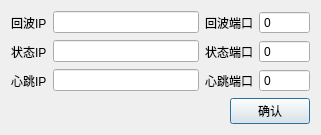
<?xml version="1.0" encoding="UTF-8"?>
<ui version="4.0">
 <class>zchxRadarChannelSettingDlg</class>
 <widget class="QDialog" name="zchxRadarChannelSettingDlg">
  <property name="geometry">
   <rect>
    <x>0</x>
    <y>0</y>
    <width>321</width>
    <height>133</height>
   </rect>
  </property>
  <property name="windowTitle">
   <string>通道设定</string>
  </property>
  <layout class="QGridLayout" name="gridLayout">
   <item row="1" column="1">
    <widget class="QLineEdit" name="controlIPLineEdit">
     <property name="minimumSize">
      <size>
       <width>0</width>
       <height>0</height>
      </size>
     </property>
     <property name="maximumSize">
      <size>
       <width>16777215</width>
       <height>16777215</height>
      </size>
     </property>
    </widget>
   </item>
   <item row="1" column="2">
    <widget class="QLabel" name="label_38">
     <property name="styleSheet">
      <string notr="true">color: rgb(0, 0, 0);</string>
     </property>
     <property name="text">
      <string>状态端口</string>
     </property>
    </widget>
   </item>
   <item row="0" column="0">
    <widget class="QLabel" name="label_34">
     <property name="styleSheet">
      <string notr="true">color: rgb(0, 0, 0);</string>
     </property>
     <property name="text">
      <string>回波IP</string>
     </property>
    </widget>
   </item>
   <item row="0" column="3">
    <widget class="QSpinBox" name="videoRecPortSpinBox">
     <property name="buttonSymbols">
      <enum>QAbstractSpinBox::NoButtons</enum>
     </property>
     <property name="maximum">
      <number>999999</number>
     </property>
    </widget>
   </item>
   <item row="1" column="0">
    <widget class="QLabel" name="label_39">
     <property name="maximumSize">
      <size>
       <width>16777215</width>
       <height>16777215</height>
      </size>
     </property>
     <property name="styleSheet">
      <string notr="true">color: rgb(0, 0, 0);</string>
     </property>
     <property name="text">
      <string>状态IP</string>
     </property>
    </widget>
   </item>
   <item row="2" column="1">
    <widget class="QLineEdit" name="heartIPLlineEdit">
     <property name="minimumSize">
      <size>
       <width>0</width>
       <height>0</height>
      </size>
     </property>
    </widget>
   </item>
   <item row="2" column="2">
    <widget class="QLabel" name="label_37">
     <property name="styleSheet">
      <string notr="true">color: rgb(0, 0, 0);</string>
     </property>
     <property name="text">
      <string>心跳端口</string>
     </property>
    </widget>
   </item>
   <item row="2" column="3">
    <widget class="QSpinBox" name="heartPortSpinBox">
     <property name="buttonSymbols">
      <enum>QAbstractSpinBox::NoButtons</enum>
     </property>
     <property name="maximum">
      <number>999999</number>
     </property>
    </widget>
   </item>
   <item row="0" column="1">
    <widget class="QLineEdit" name="videoRecIPLlineEdit">
     <property name="minimumSize">
      <size>
       <width>0</width>
       <height>0</height>
      </size>
     </property>
    </widget>
   </item>
   <item row="0" column="2">
    <widget class="QLabel" name="label_36">
     <property name="styleSheet">
      <string notr="true">color: rgb(0, 0, 0);</string>
     </property>
     <property name="text">
      <string>回波端口</string>
     </property>
    </widget>
   </item>
   <item row="1" column="3">
    <widget class="QSpinBox" name="controlPortSpinBox">
     <property name="buttonSymbols">
      <enum>QAbstractSpinBox::NoButtons</enum>
     </property>
     <property name="maximum">
      <number>99999</number>
     </property>
    </widget>
   </item>
   <item row="2" column="0">
    <widget class="QLabel" name="label_31">
     <property name="styleSheet">
      <string notr="true">color: rgb(0, 0, 0);</string>
     </property>
     <property name="text">
      <string>心跳IP</string>
     </property>
    </widget>
   </item>
   <item row="3" column="0" colspan="4">
    <layout class="QHBoxLayout" name="horizontalLayout">
     <item>
      <spacer name="horizontalSpacer">
       <property name="orientation">
        <enum>Qt::Horizontal</enum>
       </property>
       <property name="sizeHint" stdset="0">
        <size>
         <width>40</width>
         <height>20</height>
        </size>
       </property>
      </spacer>
     </item>
     <item>
      <spacer name="horizontalSpacer_2">
       <property name="orientation">
        <enum>Qt::Horizontal</enum>
       </property>
       <property name="sizeHint" stdset="0">
        <size>
         <width>40</width>
         <height>20</height>
        </size>
       </property>
      </spacer>
     </item>
     <item>
      <spacer name="horizontalSpacer_3">
       <property name="orientation">
        <enum>Qt::Horizontal</enum>
       </property>
       <property name="sizeHint" stdset="0">
        <size>
         <width>40</width>
         <height>20</height>
        </size>
       </property>
      </spacer>
     </item>
     <item>
      <widget class="QPushButton" name="ok">
       <property name="text">
        <string>确认</string>
       </property>
      </widget>
     </item>
    </layout>
   </item>
  </layout>
 </widget>
 <resources/>
 <connections/>
</ui>
